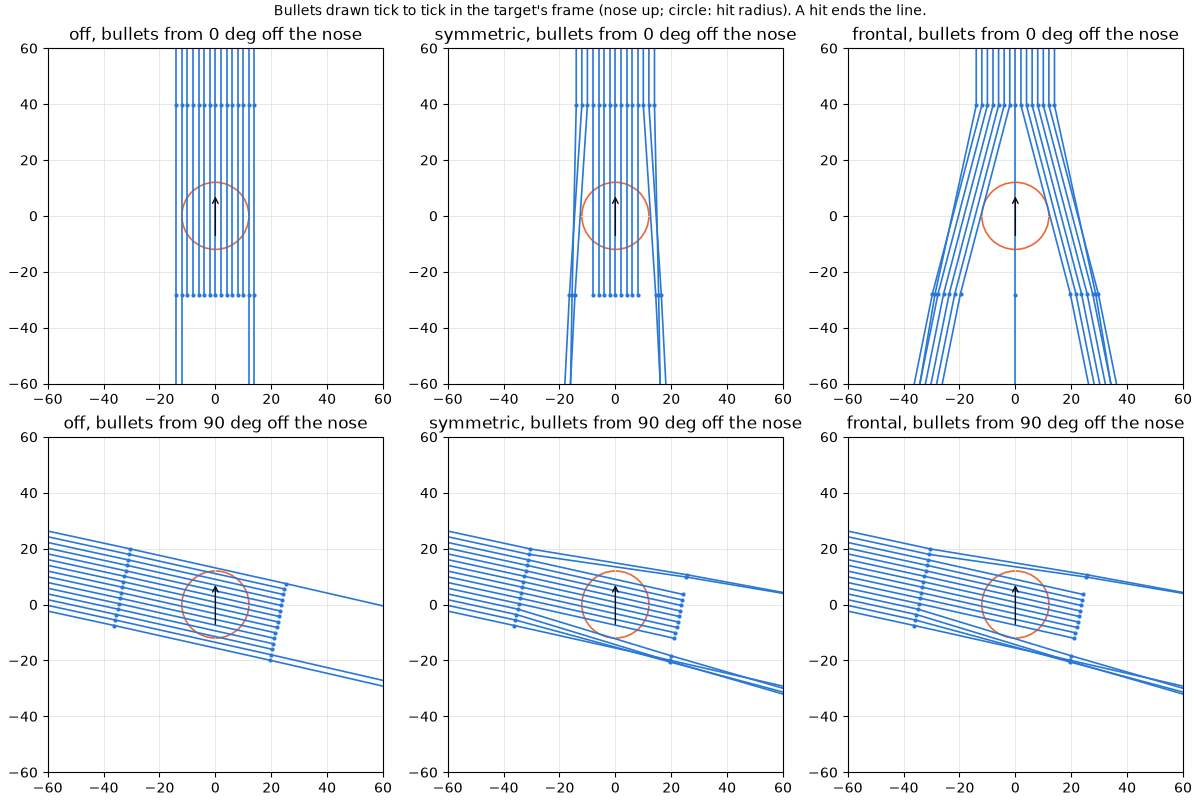

This figure's Python source:
"""A still of the deflector's bend: bullets drawn tick to tick (as the sandbox draws them, each
tick-end position joined to the next), in the target's frame, for the three presets.

    PYTHONPATH=. uv run --no-sync python docs/rewrite/sections/bullet-deflector/bend_still.py OUT.png

The game's step on synthetic bullets (lean.tool.hitbench's placement: the target flying at
cruise, the bullet at the launch speed slowed over 300 m), a fan of offsets from -14 to 14 m,
head-on (0 deg) and from the side (90 deg); 4 ticks around the pass. Positions are drawn
relative to the target's position at the same tick, its nose up.
"""

import dataclasses
import math
import sys

import matplotlib

matplotlib.use("Agg")
import matplotlib.pyplot as plt  # noqa: E402
import torch  # noqa: E402

from lean.game import card, core  # noqa: E402
from lean.tool import hitbench  # noqa: E402

OFFSETS = torch.linspace(-14.0, 14.0, 15)


def paths(preset: str, aspect: float):
    config = dataclasses.replace(hitbench.CONFIG, deflector="symmetric")
    inputs = card.DEFLECTOR_PRESETS[preset]
    state = hitbench._place(config, inputs, torch.tensor([aspect]), torch.tensor([300.0]), OFFSETS)
    # Start two ticks before the pass: step the bullet back along its path.
    speed = state.bullets[:, core.BULLET_SPEED, 0, hitbench.SLOT]
    bullets = state.bullets.clone()
    bullets[:, core.BULLET_X, 0, hitbench.SLOT] -= 2.0 * speed * config.tick_length
    counts = state.bullet_counts.clone()
    counts[:, core.MOVES_LEFT, 0, hitbench.SLOT] = 6
    state = state.replace(bullets=bullets, bullet_counts=counts)
    # The target's path two ticks earlier is close enough to its straight line: move it back.
    state = state.replace(
        x=state.x - 2.0 * config.tick_length * state.velocity_x,
        y=state.y - 2.0 * config.tick_length * state.velocity_y,
    )
    envs = state.x.shape[0]
    idle = torch.zeros(envs, 2, 3, dtype=torch.long)
    points, alive = [], []
    for _ in range(5):
        heading = math.atan2(float(state.heading_sin[0, 1]), float(state.heading_cos[0, 1]))
        turn = math.pi / 2 - heading  # nose up
        dx = state.bullets[:, core.BULLET_X, 0, hitbench.SLOT] - state.x[:, 1]
        dy = state.bullets[:, core.BULLET_Y, 0, hitbench.SLOT] - state.y[:, 1]
        points.append(
            torch.stack(
                [
                    dx * math.cos(turn) - dy * math.sin(turn),
                    dx * math.sin(turn) + dy * math.cos(turn),
                ],
                -1,
            )
        )
        alive.append(state.bullet_moves_left[:, 0, hitbench.SLOT] > 0)
        state, _ = core.step(
            config, state.replace(pending=idle), idle, {"spread": torch.zeros(envs, 2, 2)}
        )
    radius = float(torch.as_tensor(state.constants["hit_radius"]).flatten()[0])
    return torch.stack(points, 1), torch.stack(alive, 1), radius


def main():
    out = sys.argv[1]
    presets = list(card.DEFLECTOR_PRESETS)
    fig, axes = plt.subplots(
        2, len(presets), figsize=(4 * len(presets), 8), constrained_layout=True
    )
    for column, preset in enumerate(presets):
        for row, aspect in enumerate((0.0, 90.0)):
            axis = axes[row, column]
            xy, alive, radius = paths(preset, math.radians(aspect))
            for i in range(len(OFFSETS)):
                live = alive[i].tolist()
                last = max(k for k, a in enumerate(live) if a) if any(live) else 0
                # a bullet that hit ends at its contact tick: drawn to that tick's end
                end = min(last + 2, xy.shape[1])
                axis.plot(xy[i, :end, 0], xy[i, :end, 1], color="#2a78d6", lw=1.2, marker=".", ms=4)
            axis.add_patch(plt.Circle((0, 0), radius, fill=False, color="#eb6834", lw=1.2))
            axis.annotate(
                "", xy=(0, 8), xytext=(0, -8), arrowprops=dict(arrowstyle="->", color="#0b0b0b")
            )
            axis.set(
                xlim=(-60, 60),
                ylim=(-60, 60),
                aspect="equal",
                title=f"{preset}, bullets from {aspect:.0f} deg off the nose",
            )
            axis.grid(True, color="#e4e3df", lw=0.6)
    fig.suptitle(
        "Bullets drawn tick to tick in the target's frame (nose up; circle: hit radius). "
        "A hit ends the line.",
        fontsize=10,
    )
    fig.savefig(out, dpi=100)


if __name__ == "__main__":
    main()
